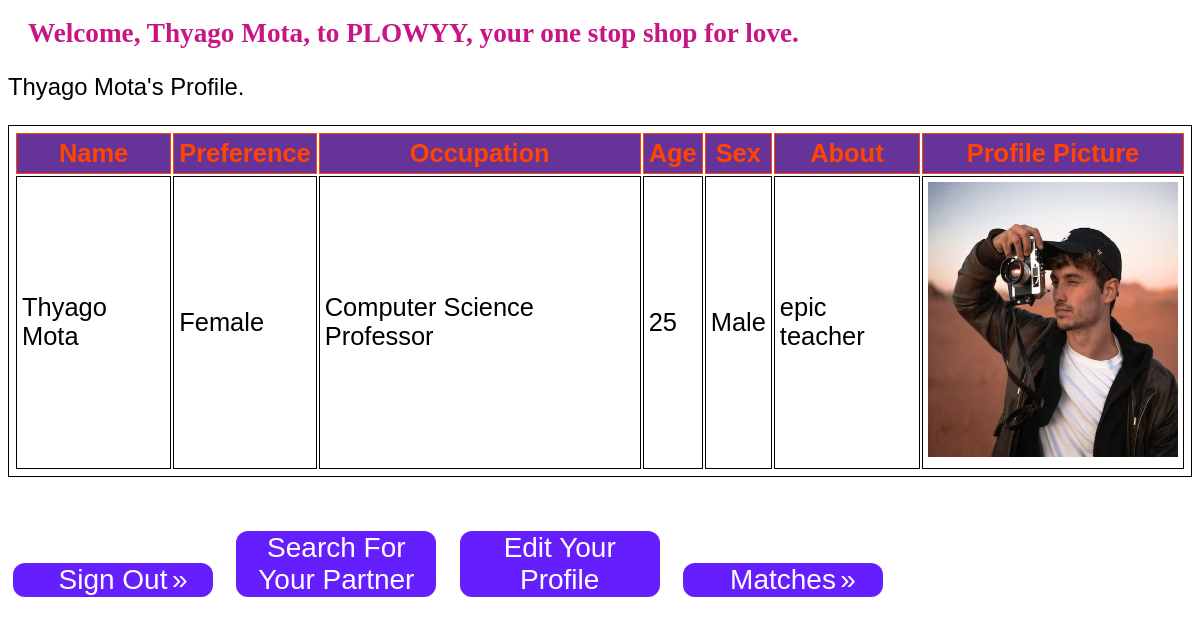
/users/user_profile (signed in), run on the app's committed database.
### app/models.py (models this page shows)
class User_Profile(db.Model, UserMixin):
    __tablename__ = 'user_profiles'
    profile_id = db.Column(db.String, primary_key=True)
    name = db.Column(db.String)
    preference = db.Column(db.String)
    bio = db.Column(db.String)
    occupation = db.Column(db.String)
    picture = db.Column(db.String)
    age = db.Column(db.String)
    sex = db.Column(db.String)
    user_id = db.Column(db.String, db.ForeignKey('users.id'))  # Foreign key relationship
    user = db.relationship('User', backref='profile')  # Define the relationship to User
    user_id = db.Column(db.String, db.ForeignKey('users.id'))  # Foreign key relationship
    user = db.relationship('User', backref='profile')

### app/routes.py (the view)
@login_required
@app.route('/users/user_profile', methods=['GET', 'POST'])
def user_profile():
    if current_user.is_authenticated:
        db.session.commit()
        db.session.refresh(current_user)
        user_profile = User_Profile.query.get(current_user.id)
        user = User.query.get(current_user.id)
        soulmates = user.soulmates
        return render_template('user_profile.html', user=current_user, user_profile=user_profile, profiles=db.session.query(User_Profile), soulmates=soulmates)
    else:
        flash('Please log in to view your profile.', 'error')
        return redirect(url_for('users_signin'))

### app/__init__.py (called while the page is built)
@login_manager.user_loader
def load_user(id):
    try:
        return db.session.query(User).filter(User.id==id).one()
    except:
        return None

### templates/user_profile.html (shortened to what this page needs)
{% extends 'base.html' %}
{% block main %}
    <h1 style ="font-size: 170%; font-family: 'Franklin Gothic Medium', 'Arial Narrow'; color: mediumvioletred;" >
    Welcome, {{user_profile.name}}, to PLOWYY, your one stop shop for love.</h1>
    <p style ="font-size: 149%;">{{ user_profile.name }}'s Profile.</p>
    <div style="margin-bottom: 49px;">
        <table style ="font-size: 159%;">
            <tr>
                <th>Name</th>
                <th>Preference</th>
                <th>Occupation</th>
                <th>Age</th>
                <th>Sex</th>
                <th>About</th>
                <th>Profile Picture</th>
            </tr>
            <tr>
                <td>{{user_profile.name}}</td>
                <td>{{user_profile.preference}}</td>
                <td>{{user_profile.occupation}}</td>
                <td>{{user_profile.age}}</td>
                <td>{{user_profile.sex}}</td>
                <td>{{user_profile.bio}}</td>
                <td><img src="/static/profile_images/{{user_profile.picture}}"   width="250px" height="275px"/></td>
            </tr>
        </table>
    </div>
<button type="button" class="button3" onclick="simple_action('{{ url_for('users_signout') }}')">
    <span>Sign Out</span>
</button>&nbsp;&nbsp;
<button type="button" class="button3" onclick="simple_action('{{ url_for('potential_partners') }}')">
    <span>Search For Your Partner</span>
</button>&nbsp;&nbsp;
<button type="button" class="button3" onclick="simple_action('{{ url_for('edit_profile') }}')">
    <span>Edit Your Profile</span>
</button>&nbsp;&nbsp;
<button type="button" class="button3" onclick="simple_action('{{ url_for('view_matches') }}')">
    <span>Matches</span>
</button>&nbsp;&nbsp;
{% endblock %}

### static/style.css (style rules this page uses)
body { font-family: Arial, Helvetica, sans-serif; font-size: medium; }
h1 { color: navy; margin-left: 20px; }
table, th, td { border: 1px solid; padding: 5px; color: #000000 }
th { background-color: rebeccapurple; color: orangered }
.button3 { font-size: 16px; display:inline-box; background-color: #651FFF ; border-radius: 12px; border: none; color: #ffffff; text-align: center; font-size: 28px; padding: 1px 5px; width: 200px; transition: all 0.5s; cursor: pointer; margin: 5px; }
button span { cursor: pointer; display: inline-block; position: relative; transition: 0.5s; }
button span:after { content: '\00bb'; position: absolute; opacity: 5; top: 0; right: -20px; transition: 1ms; }

### data on the page
User_Profile: name "Thyago Mota", preference "Female", occupation "Computer Science Professor", age "25", sex "Male", bio "epic teacher", picture (picture)
